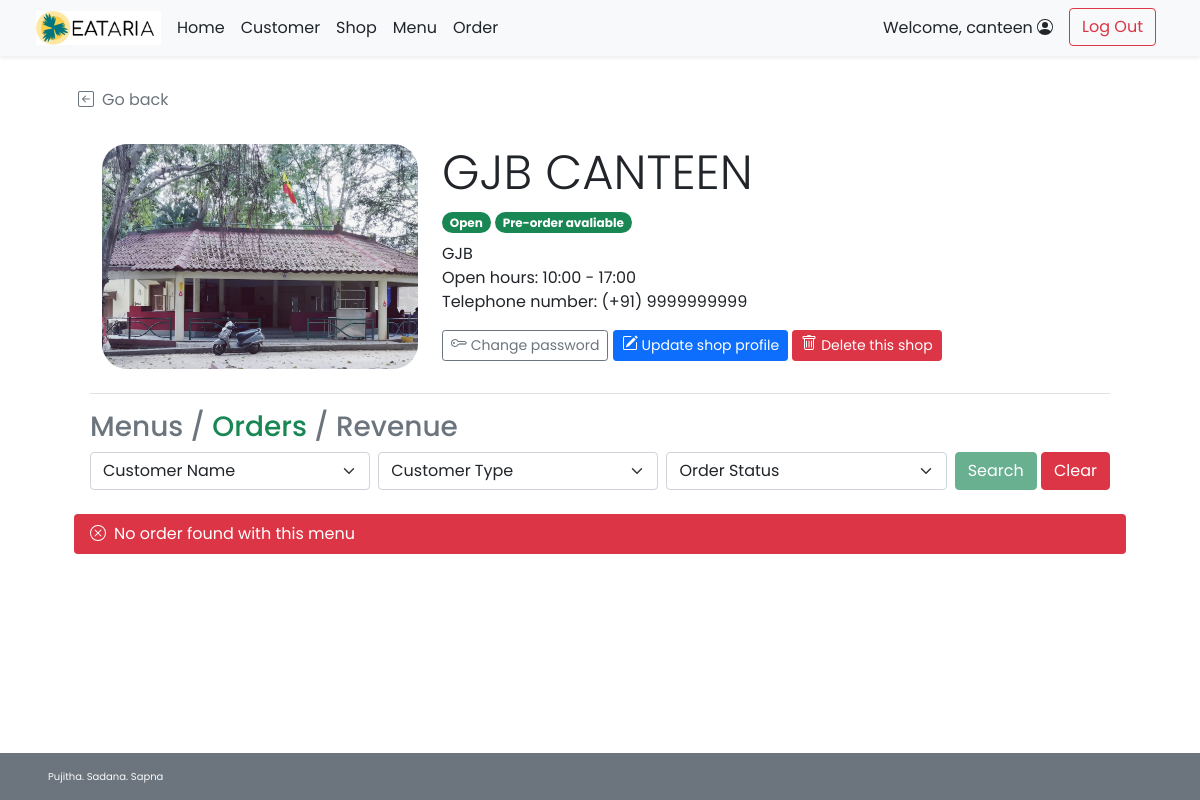
Page /admin/admin_shop_order.php?s_id=1 (signed in) on the earlier database version.
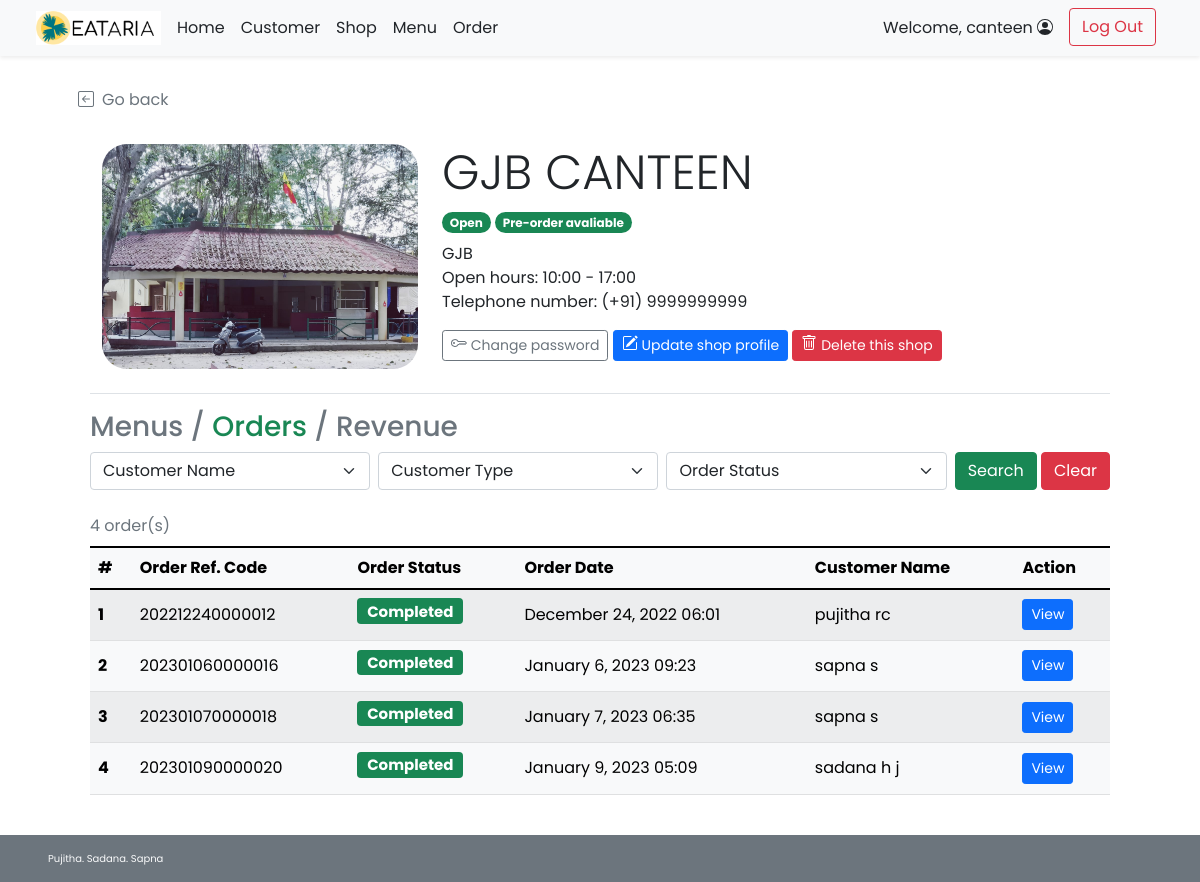
Same page on the later database version.
### tables this page shows
CREATE TABLE `shop` (
  `s_id` int(11) NOT NULL,
  `s_username` varchar(45) NOT NULL,
  `s_pwd` varchar(45) NOT NULL,
  `s_name` varchar(45) NOT NULL,
  `s_location` varchar(100) NOT NULL,
  `s_openhour` time NOT NULL,
  `s_closehour` time NOT NULL,
  `s_status` tinyint(4) NOT NULL DEFAULT 1 COMMENT 'shop ready for taking orders or not(1 for open, 0 for close)\r\n',
  `s_preorderstatus` tinyint(4) NOT NULL DEFAULT 1 COMMENT 'shop is ready for preorder or not',
  `s_email` varchar(45) NOT NULL,
  `s_phoneno` varchar(10) NOT NULL,
  `s_pic` text DEFAULT NULL
);

CREATE TABLE `order_header` (
  `orh_id` int(11) NOT NULL,
  `orh_refcode` varchar(15) DEFAULT NULL,
  `c_id` int(11) NOT NULL,
  `s_id` int(11) NOT NULL,
  `orh_ordertime` timestamp NOT NULL DEFAULT current_timestamp(),
  `orh_pickuptime` datetime NOT NULL,
  `orh_orderstatus` varchar(10) NOT NULL,
  `orh_finishedtime` datetime DEFAULT NULL
);

CREATE TABLE `customer` (
  `c_id` int(11) NOT NULL,
  `c_username` varchar(45) NOT NULL,
  `c_pwd` varchar(45) NOT NULL,
  `c_firstname` varchar(45) NOT NULL,
  `c_lastname` varchar(45) NOT NULL,
  `c_email` varchar(45) NOT NULL,
  `c_gender` varchar(1) NOT NULL COMMENT 'M for male, F for female',
  `c_type` varchar(3) NOT NULL COMMENT 'STD for student\r\nINS for instructor\r\nSTF for staff\r\nGUE for guest\r\nADM for admin\r\nOTH for others'
);

### admin/admin_shop_order.php (the view, shortened to what this page needs)
<!DOCTYPE html>
<html lang="en">
<head>
    <?php
        include("../conn_db.php");
        include('../head.php');
    ?>
    <link href="../css/main.css" rel="stylesheet">
    <link href="../css/menu.css" rel="stylesheet">
</head>
<body class="d-flex flex-column h-100">
    <?php include('nav_header_admin.php')?>
    <?php
        $s_id = $_GET["s_id"];
        $query = "SELECT s_name,s_location,s_openhour,s_closehour,s_status,s_preorderstatus,s_phoneno,s_pic
        FROM shop WHERE s_id = {$s_id} LIMIT 0,1";
        $result = $mysqli -> query($query);
        $shop_row = $result -> fetch_array();
    ?>
    <div class="container px-5 py-4" id="shop-body">
        <a class="nav nav-item text-decoration-none text-muted mb-2" href="#" onclick="history.back();">
            <i class="bi bi-arrow-left-square me-2"></i>Go back
        </a>
        <div class="container row row-cols-6 row-cols-md-12 g-5 pt-4 mb-4" id="shop-header">
            <div class="rounded-25 col-6 col-md-4" id="shop-img" style="
                    background: url(
                        <?php
                            if(is_null($shop_row["s_pic"])){echo "'../img/default.png'";}
                            else{echo "'../img/{$shop_row['s_pic']}'";}
                        ?>
                    ) center; height: 225px;
                    background-size: cover; background-repeat: no-repeat;
                    background-position: center;">
            </div>
            <div class="col-6 col-md-8">
                <h1 class="display-5 strong"><?php echo $shop_row["s_name"];?></h1>
                <ul class="list-unstyled">
                    <li class="my-2">
                        <?php
                            $now = date('H:i:s');
                            if((($now < $shop_row["s_openhour"])||($now > $shop_row["s_closehour"]))||($shop_row["s_status"]==0)){
                        ?>
                        <span class="badge rounded-pill bg-danger">Closed</span>
                        <?php }else{ ?>
                        <span class="badge rounded-pill bg-success">Open</span>
                        <?php }
                            if($shop_row["s_preorderstatus"]==1){
                        ?>
                        <span class="badge rounded-pill bg-success">Pre-order avaliable</span>
                        <?php }else{ ?>
                        <span class="badge rounded-pill bg-danger">Pre-order Unavaliable</span>
                        <?php } ?>
                    </li>
                    <li class=""><?php echo $shop_row["s_location"];?></li>
                    <li class="">Open hours:
                        <?php
                            $open = explode(":",$shop_row["s_openhour"]);
                            $close = explode(":",$shop_row["s_closehour"]);
                            echo $open[0].":".$open[1]." - ".$close[0].":".$close[1];
                        ?>
                    </li>
                    <li class="">Telephone number: <?php echo "(+91) ".$shop_row["s_phoneno"];?></li>
                </ul>
                <a class="btn btn-sm btn-outline-secondary" href="admin_shop_pwd.php?s_id=<?php echo $s_id?>">
            Change password
        </a>
        <a class="btn btn-sm btn-primary mt-2 mt-md-0" href="admin_shop_edit.php?s_id=<?php echo $s_id?>">
            Update shop profile
        </a>
        <a class="btn btn-sm btn-danger mt-2 mt-md-0" href="admin_shop_delete.php?s_id=<?php echo $s_id?>">
            Delete this shop
        </a>
            </div>
        </div>
        <div class="container">
        <h3 class="border-top pt-3 my-2">
            <a class="text-decoration-none link-secondary" href="admin_shop_detail.php?s_id=<?php echo $s_id?>">Menus</a>
            <span class="text-secondary">/</span>
            <a class="nav-item text-decoration-none link-success" href="#">Orders</a></span>
            <span class="text-secondary">/</span>
            <a class="nav-item text-decoration-none link-secondary" href="admin_shop_revenue.php?s_id=<?php echo $s_id?>">Revenue</a></span>
        </h3>
            <form class="form-floating mb-3" method="GET" action="admin_shop_order.php">
                <div class="row g-2">
                    <div class="col">
                        <select class="form-select" id="c_id" name="c_id">
                            <option selected value="">Customer Name</option>
                            <?php
                                $option_query = "SELECT DISTINCT c.c_id, c.c_firstname,c.c_lastname
                                FROM order_header orh INNER JOIN customer c ON orh.c_id = c.c_id
                                WHERE orh.s_id = {$s_id};";
                                $option_result = $mysqli -> query($option_query);
                                $opt_row = $option_result -> num_rows;
                            ?>
                        </select>
                    </div>
                    <div class="col">
                        <select class="form-select" id="utype" name="ut">
                            <?php if(isset($_GET["search"])){?>
                            <option selected value="">Customer Type</option>
                            <option value="STD" <?php if($_GET["ut"]=="STD"){ echo "selected";}?>>Student</option>
                            <option value="INS" <?php if($_GET["ut"]=="INS"){ echo "selected";}?>>Professor</option>
                            <option value="TAS" <?php if($_GET["ut"]=="TAS"){ echo "selected";}?>>Teaching Assistant</option>
                            <option value="STF" <?php if($_GET["ut"]=="STF"){ echo "selected";}?>>Faculty Staff</option>
                            <option value="GUE" <?php if($_GET["ut"]=="GUE"){ echo "selected";}?>>Visitor</option>
                            <option value="ADM" <?php if($_GET["ut"]=="ADM"){ echo "selected";}?>>Admin</option>
                            <option value="OTH" <?php if($_GET["ut"]=="OTH"){ echo "selected";}?>>Other</option>
                            <?php }else{ ?>
                            <option selected value="">Customer Type</option>
                            <?php } ?>
                        </select>
                    </div>
                    <div class="col">
                        <select class="form-select" id="orderstatus" name="os">
                            <?php if(isset($_GET["search"])){?>
                            <option selected value="">Order Status</option>
                            <option value="ACPT" <?php if($_GET["os"]=="ACPT"){ echo "selected";}?>>Order Accepted</option>
                            <option value="PREP" <?php if($_GET["os"]=="PREP"){ echo "selected";}?>>Order Preparing</option>
                            <option value="RDPK" <?php if($_GET["os"]=="RDPK"){ echo "selected";}?>>Ready for Pick-Up</option>
                            <option value="FNSH" <?php if($_GET["os"]=="FNSH"){ echo "selected";}?>>Order Finished</option>
                            <?php }else{ ?>
                            <option selected value="">Order Status</option>
                            <?php } ?>
                        </select>
                    </div>
                    <div class="col-auto">
                        <button type="submit" name="search" value="1" class="btn btn-success"
                        <?php if($opt_row==0){echo "disabled";} ?>>Search</button>
                        <button type="reset" class="btn btn-danger"
                            onclick="javascript: window.location='admin_shop_order.php?f_id=<?php echo $f_id?>'">Clear</button>
                    </div>
                </div>
            </form>
        </div>
        <?php
            if(isset($_GET["search"])){
                if($_GET["c_id"]!=''){ $cid_clause = " AND orh.c_id = '{$_GET['c_id']}';"; }else{ $cid_clause = ";";}
                $query = "SELECT orh.orh_id,orh.orh_refcode,orh.orh_ordertime,c.c_firstname,c.c_lastname,orh.orh_orderstatus,p.p_amount
                FROM order_header orh INNER JOIN customer c ON orh.c_id = c.c_id
                WHERE orh.s_id = {$s_id} AND c.c_type LIKE '%{$_GET['ut']}%' AND orh_orderstatus LIKE '%{$_GET['os']}%'".$cid_clause;
            }else{
                $query = "SELECT orh.orh_id,orh.orh_refcode,orh.orh_ordertime,c.c_firstname,c.c_lastname,orh.orh_orderstatus
                FROM order_header orh INNER JOIN customer c ON orh.c_id = c.c_id  WHERE orh.s_id = {$s_id};";
            }
            $result = $mysqli -> query($query);
            $numrow = $result -> num_rows;
            if($numrow > 0){
        ?>
        <div class="container align-items-stretch">
            <div class="table-responsive">
            <table class="table rounded-5 table-light table-striped table-hover align-middle caption-top mb-3">
                <caption><?php echo $numrow;?> order(s) <?php if(isset($_GET["search"])){?><br /><a
                        Result</a><?php } ?></caption>
                <thead class="bg-light">
                    <tr>
                        <th scope="col">#</th>
                        <th scope="col">Order Ref. Code</th>
                        <th scope="col">Order Status</th>
                        <th scope="col">Order Date</th>
                        <th scope="col">Customer Name</th>
                        <th scope="col">Action</th>
                    </tr>
                </thead>
                <tbody>
                    <?php $i=1; while($row = $result -> fetch_array()){ ?>
                    <tr>
                        <th><?php echo $i++;?></th>
                        <td><?php echo $row["orh_refcode"];?></td>
                        <td>
                            <?php if($row["orh_orderstatus"]=="ACPT"){ ?>
                                <h5><span class="fw-bold badge bg-info text-dark">Accepted</span></h5>
                            <?php }else if($row["orh_orderstatus"]=="PREP"){ ?>
                                <h5><span class="fw-bold badge bg-warning text-dark">Preparing</span></h5>
                            <?php }else if($row["orh_orderstatus"]=="RDPK"){ ?>
                                <h5><span class="fw-bold badge bg-primary text-white">Ready to pick up</span></h5>
                            <?php }else if($row["orh_orderstatus"]=="FNSH"){?>
                                <h5><span class="fw-bold badge bg-success text-white">Completed</span></h5>
                            <?php } ?>
                        </td>
                        <td><?php
                        $order_time = (new Datetime($row["orh_ordertime"])) -> format("F j, Y H:i");
                        echo $order_time;
                        ?></td>
                        <td><?php echo $row["c_firstname"]." ".$row["c_lastname"];?></td>
                        <td><a href="admin_order_detail.php?orh_id=<?php echo $row["orh_id"]?>" class="btn btn-sm btn-primary">View</a></td>
                    </tr>
                    <?php } ?>
                </tbody>
            </table>
        </div>
        </div>
        <?php }else{ ?>
        <div class="row">
            <div class="col m-2 p-2 bg-danger text-white rounded text-start">
                <span class="ms-2 mt-2">No order found with this menu</span>
            </div>
        </div>
        <?php } ?>
    </div>
    <footer
    class="footer d-flex flex-wrap justify-content-between align-items-center px-5 py-3 mt-auto bg-secondary text-light">
        <span class="xsmall-font">Pujitha. Sadana. Sapna</span></span>
    </footer>
</body>
</html>

### head.php (shortened to what this page needs)
<link href="https://cdn.jsdelivr.net/npm/bootstrap@5.1.2/dist/css/bootstrap.min.css" rel="stylesheet"
>
<link rel="stylesheet" href="https://cdn.jsdelivr.net/npm/bootstrap-icons@1.5.0/font/bootstrap-icons.css">

### admin/nav_header_admin.php (shortened to what this page needs)
<header class="navbar navbar-expand-md navbar-light fixed-top bg-light shadow-sm mb-auto">
    <div class="container-fluid mx-4">
        <a href="admin_home.php">
            <img src="../img/LOGO_BLACK.png" width="125" class="me-2" alt="EATARIA Logo">
        </a>
        <div class="navbar-collapse collapse" id="navbarCollapse">
            <ul class="navbar-nav me-auto mb-2 mb-md-0">
                <li class="nav-item">
                    <a class="nav-link px-2 text-dark" href="admin_home.php">Home</a>
                </li>
                <li class="nav-item">
                    <a href="admin_customer_list.php" class="nav-link px-2 text-dark">Customer</a>
                </li>
                <li class="nav-item">
                    <a href="admin_shop_list.php" class="nav-link px-2 text-dark">Shop</a>
                </li>
                <li class="nav-item">
                    <a href="admin_food_list.php" class="nav-link px-2 text-dark">Menu</a>
                </li>
                <li class="nav-item">
                    <a href="admin_order_list.php" class="nav-link px-2 text-dark">Order</a>
                </li>
            </ul>
            <div class="d-flex">
                <?php if(!isset($_SESSION['aid'])){ ?>
                <a class="btn btn-outline-secondary me-2" href="cust_regist.php">Sign Up</a>
                <a class="btn btn-success" href="cust_login.php">Log In</a>
                <?php }else{ ?>
                <ul class="navbar-nav me-auto mb-2 mb-md-0">
                    <li class="nav-item">
                        <a href="admin_customer_detail.php?c_id=<?php echo $_SESSION["aid"]?>" class="nav-link px-2 text-dark">
                            Welcome, <?=$_SESSION['firstname']?>
                        </a>
                    </li>
                    <li class="nav-item">
                        <a class="mx-2 mt-1 mt-md-0 btn btn-outline-danger" href="../logout.php">Log Out</a>
                    </li>
                </ul>
                <?php } ?>
            </div>
        </div>
    </div>
</header>

### css/main.css (style rules this page uses)
html { height: 100%; }
body { height: 100%; padding-top: 4rem; margin-bottom: -50px; font-family: 'Poppins', 'Noto Sans Thai', sans-serif; }
a { cursor: pointer; }
.bi { vertical-align: -.125em; fill: currentColor; }
.text-white { color: white; }
.xsmall-font { font-size: x-small; }
.rounded-25 { border-radius: 25px; }

### css/menu.css (style rules this page uses)
html, body { height: 100%; }

Differences in the rows shown:
added order_header: orh_refcode "202212240000012", orh_orderstatus "Completed", orh_ordertime "December 24, 2022 06:01", c.c_firstname "pujitha", c.c_lastname "rc"
added order_header: orh_refcode "202301060000016", orh_orderstatus "Completed", orh_ordertime "January 6, 2023 09:23", c.c_firstname "sapna", c.c_lastname "s"
added order_header: orh_refcode "202301070000018", orh_orderstatus "Completed", orh_ordertime "January 7, 2023 06:35", c.c_firstname "sapna", c.c_lastname "s"
added order_header: orh_refcode "202301090000020", orh_orderstatus "Completed", orh_ordertime "January 9, 2023 05:09", c.c_firstname "sadana", c.c_lastname "h j"
Other differences:
$numrow: (not shown) → "4"
text no longer shown: "No order found with this menu"
text now shown: "order(s) # Order Ref. Code Order Status Order Date Customer Name Action"
